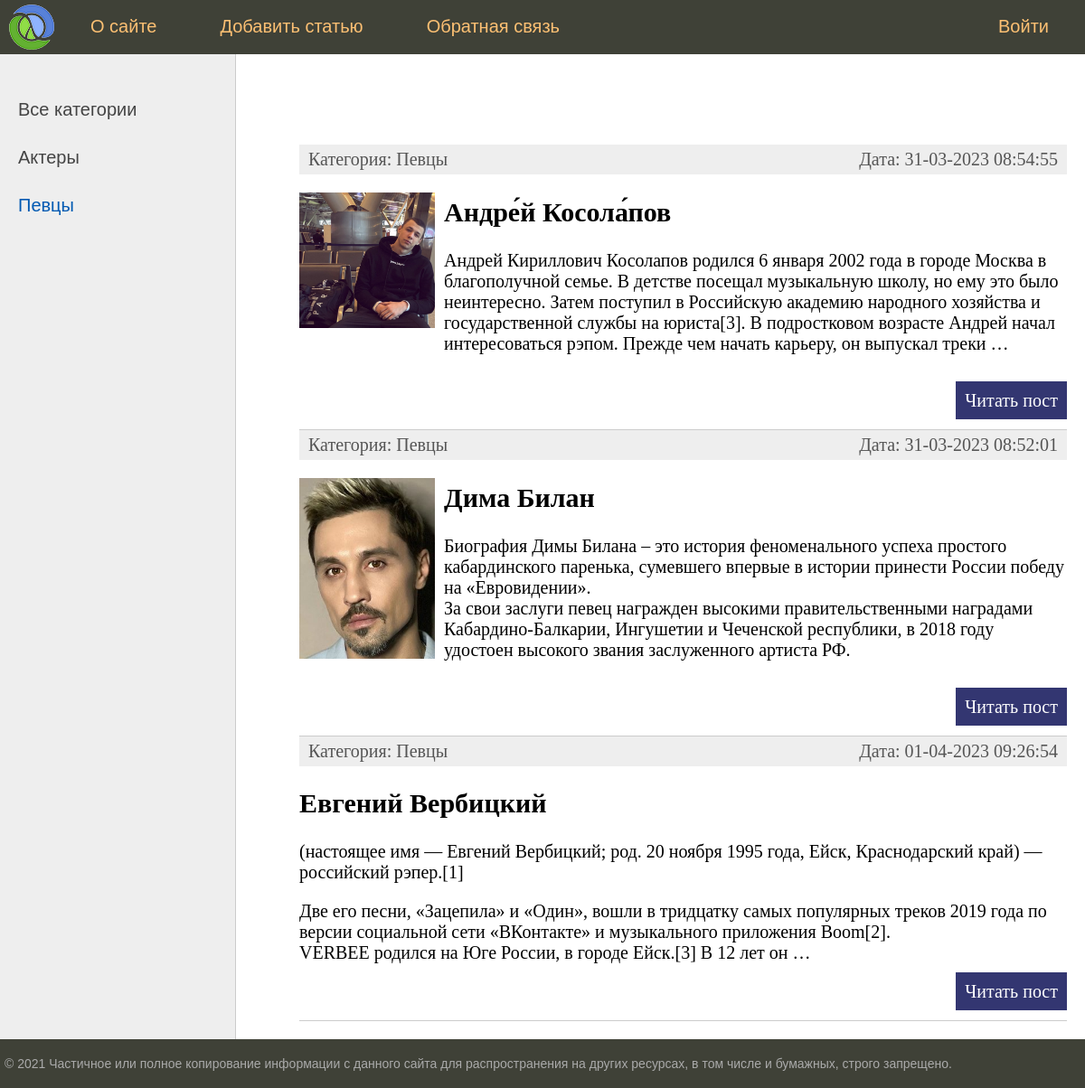
The app's page /category/pevcy/, older data.
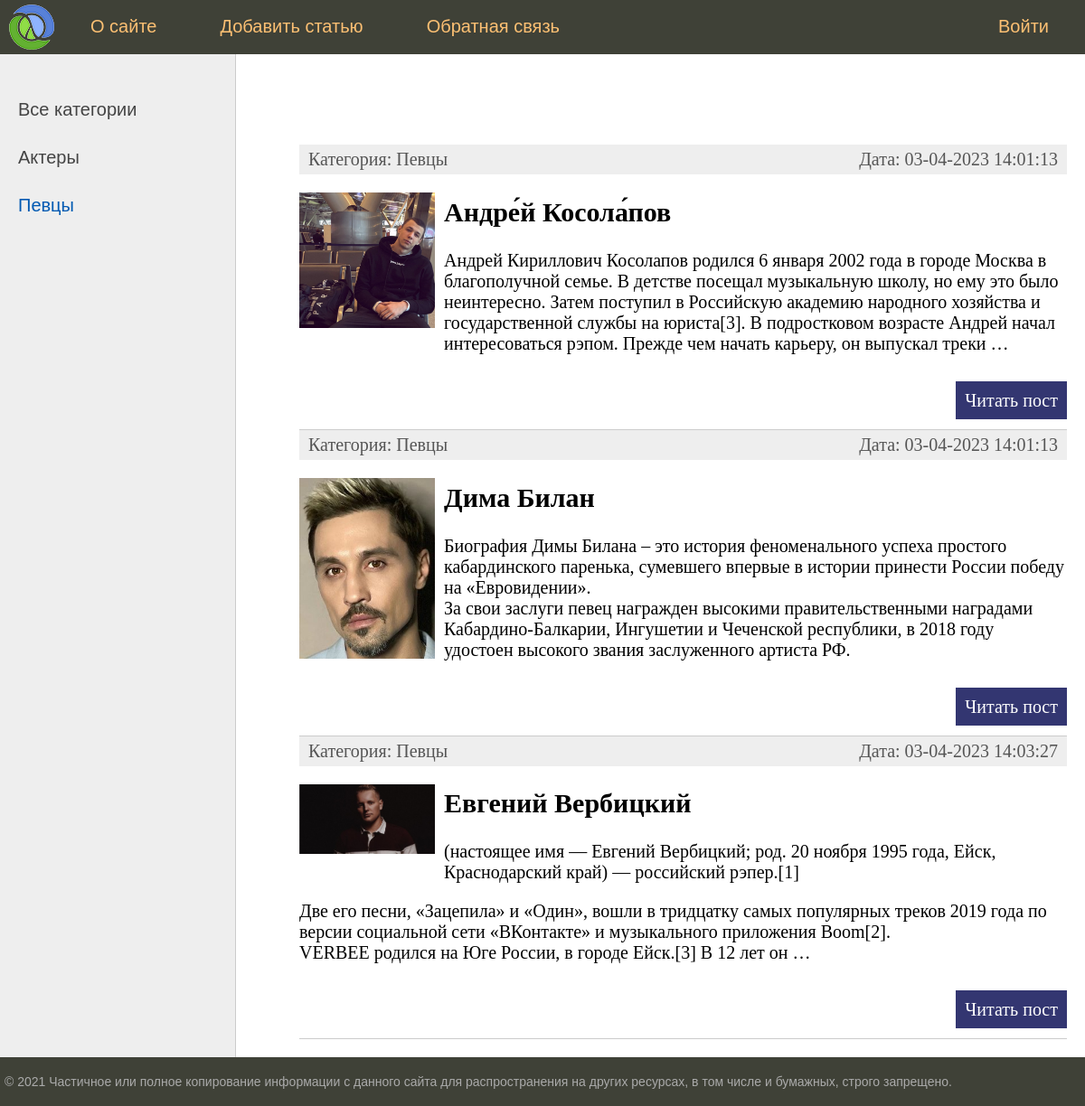
The same page, newer data.
### firstapp/models.py (models this page shows, shortened)
class Category(models.Model):
    name = models.CharField(max_length=100, db_index=True, verbose_name='Наименование категории')
    slug = models.SlugField(max_length=100, unique=True, db_index=True, verbose_name='URL')
    def __str__(self):
        return self.name
    def get_absolute_url(self):
        return reverse('category', kwargs={'cat_slug': self.slug})
    class Meta:
        verbose_name = 'Категория'
        verbose_name_plural = 'Категории'
        ordering = ['name']

class men(models.Model):
    title = models.CharField(max_length=200, verbose_name='ФИО')
    slug = models.SlugField(max_length=100, unique=True, db_index=True, verbose_name='URL')
    content = models.TextField(blank=True, verbose_name='Биография')
    photo = models.ImageField(blank=True, upload_to='photos/%Y/%m/%d/', verbose_name='Фото')
    time_create = models.DateTimeField(auto_now_add=True, verbose_name='Время создания')
    time_update = models.DateTimeField(auto_now=True, verbose_name='Время обновления')
    is_published = models.BooleanField(default=True, verbose_name='Публикация')
    cat = models.ForeignKey('Category', on_delete=models.PROTECT, null=True, verbose_name='Категории')
    def get_absolute_url(self):
        return reverse('post', kwargs={'post_slug': self.slug})
    class Meta:
        verbose_name = verbose_name_plural = 'Известные мужчины'
        ordering = ['title', 'time_create']

### firstapp/views.py (the view)
# urls.py: path('category/<slug:cat_slug>/', MenCategory.as_view(), name='category'),
class MenCategory(ListView):
    model = Category
    template_name = 'firstapp/index.html'
    context_object_name = 'posts'
    allow_empty = False
    def get_context_data(self, *, object_list=None, **kwargs):
        context = super().get_context_data(**kwargs)
        context['title'] = 'Категория - ' + str(context['posts'][0].cat)
        context['menu'] = menu
        context['cat_selected'] = context['posts'][0].cat_id
        return context
    def get_queryset(self):
        return men.objects.filter(cat__slug=self.kwargs['cat_slug'], is_published=True)

### firstapp/templatetags/men_tags.py (called while the page is built)
@register.inclusion_tag('firstapp/list_category.html')
def show_categories(sort=None, cat_selected=0):
    if not sort:
        cats = Category.objects.all()
    else:
        cats = Category.objects.order_by(sort)
    return {'cats': cats, 'cat_selected': cat_selected}

### firstapp/templates/firstapp/index.html (shortened to what this page needs)
{% extends 'firstapp/base.html' %}
{% block content %}
<ul class="list-articles">
	{% for p in posts %}
			<li><div class="article-panel">
				<p class="first">Категория: {{ p.cat }}</p>
				<p class="last">Дата: {{ p.time_update|date:"d-m-Y H:i:s" }}</p>
			</div>
				{% if p.photo %}
					<p><img class="img-article-left thumb" src="{{p.photo.url}}"></p>
				{% endif %}
				<h2>{{p.title}}</h2>
	{% autoescape on %}
	{{p.content|linebreaks|truncatewords:50}}
	{% endautoescape %}
			<p class="link-read-post"><a href="{{ p.get_absolute_url }}">Читать пост</a></p>
			</li>
	{% endfor %}
</ul>
{% endblock %}

### firstapp/templates/firstapp/base.html (shortened to what this page needs)
{% load static %}
{% load men_tags %}
<!DOCTYPE html>
<html>
<head>
	<link type="text/css" href="{% static 'firstapp/css/styles.css' %}" rel="stylesheet" />
</head>
<body>
<table class="table-page" border=0 cellpadding="0" cellspacing="0">
<tr><td valign=top>
{% block mainmenu %}
		<div class="header">
			<ul id="mainmenu" class="mainmenu">
			<li class="logo"><a href="{% url 'root' %}"><div class="logo"></div></a></li>
				{% for m in menu %}
	{% if not forloop.last %}
			<li><a href="{% url m.url_name %}">{{m.title}}</a></li>
	{% else %}
			<li class="last"><a href="{% url m.url_name %}">{{m.title}}</a></li>
	{% endif %}
				{% endfor %}
			</ul>
		</div>
{% endblock mainmenu %}
<table class="table-content" border=0 cellpadding="0" cellspacing="0">
<tr>
	<td valign="top" class="left-chapters">
	<ul id="leftchapters">
		{% if cat_selected == 0 %}
			<li class="selected">Все категории</li>
		{% else %}
			<li><a href="{% url 'root' %}">Все категории</a></li>
		{% endif %}
		{% show_categories cat_selected=cat_selected%}
	</ul>
</td>
<td valign="top" class="content">
	<div class="content-text">
{% block content %}
{% endblock %}
	</div>
</td></tr></table>
</td></tr>
<tr><td valign=top>
	<div id="footer">
		<p>&copy; 2021 Частичное или полное копирование информации с данного сайта для распространения на других ресурсах, в том числе и бумажных, строго запрещено.</p>
	</div>
</td></tr></table>
</body>
</html>

### firstapp/templates/firstapp/list_category.html
{% for c in cats %}
    {% if c.pk == cat_selected %}
        <li class="selected">{{c.name}}</li>
    {% else %}
        <li><a href="{{ c.get_absolute_url }}">{{c.name}}</a></li>
    {% endif %}
{% endfor %}

### firstapp/static/firstapp/css/styles.css (style rules this page uses)
html, body { font-family: 'Arial'; margin: 0; padding: 0; height: 100%; width: 100%; color: #444; }
a { color: #0059b2; text-decoration: none; }
img { max-width: 600px; height: auto; }
img.img-article-left { max-width: 300px; height: auto; float: left; padding: 0 10px 10px 0; }
img.img-article-left.thumb { max-width: 150px; height: auto; }
p.link-read-post { text-align: right; }
p.link-read-post a { padding: 10px; min-width: 100px; background: #333671; color: #fff; text-decoration: none; }
div.article-panel { background: #eee; padding: 5px 10px 5px 10px; box-sizing: border-box; overflow: hidden; color: #555; }
div.article-panel p.first { margin: 0; float: left; }
div.article-panel p.last { margin: 0; float: right; }
ul.list-articles { list-style: none; margin: 0; padding: 0; }
ul.list-articles li { border-bottom: 1px solid #ccc; }
.table-page { width: 100%; height: 100%; vertical-align: top; }
.table-page tr { height: 100%; }
.header { background: #3F4137; height: 60px; }
.logo { background: url('../images/logo.png') no-repeat 10px 5px; width: 70px; height: 60px; }
ul.mainmenu { list-style: none; margin: 0; padding: 0; height: 60px; color: #fdc073; font-size: 20px; overflow: hidden; }
ul.mainmenu li { float: left; margin: 18px 40px 0 30px; }
ul.mainmenu li.logo { margin: 0; }
ul.mainmenu li.last { float: right; }
ul.mainmenu li a { color: #fdc073; text-decoration: none; }
.table-content { width: 100%; min-height: 100%; height: 100%; }
.left-chapters { margin: 0; background: #eee; border-right: 1px solid #ccc; min-height: 100%; }
.left-chapters ul { width: 230px; min-height: 100%; margin: 0; padding: 20px 10px 10px 20px; list-style: none; font-size: 20px; }
.left-chapters ul li { margin: 30px 0 0 0; color: #999; }
.left-chapters ul li.selected { color: #0059b2; }
.left-chapters ul li a { color: #444; text-decoration: none; }
.content { padding: 40px 20px 20px 40px; width: 100%; box-sizing: border-box; }
.content-text { margin: 60px 0 0 30px; color: #000; font-size: 20px; font-family: Yandex Sans Display Light; }
#footer { box-sizing: border-box; background: #3F4137; padding: 5px; color: #aaa; font-size: 14px; font-family: Verdana, Geneva, Arial, Helvetica; text-align: left; overflow: hidden; }

Row changes from the older to the newer data that the page shows:
changed men "Андре́й Косола́пов": time_update "31-03-2023 08:54:55" → "03-04-2023 14:01:13"
changed men "Дима Билан": time_update "31-03-2023 08:52:01" → "03-04-2023 14:01:13"
changed men "Евгений Вербицкий": time_update "01-04-2023 09:26:54" → "03-04-2023 14:03:27"; photo: picture added
